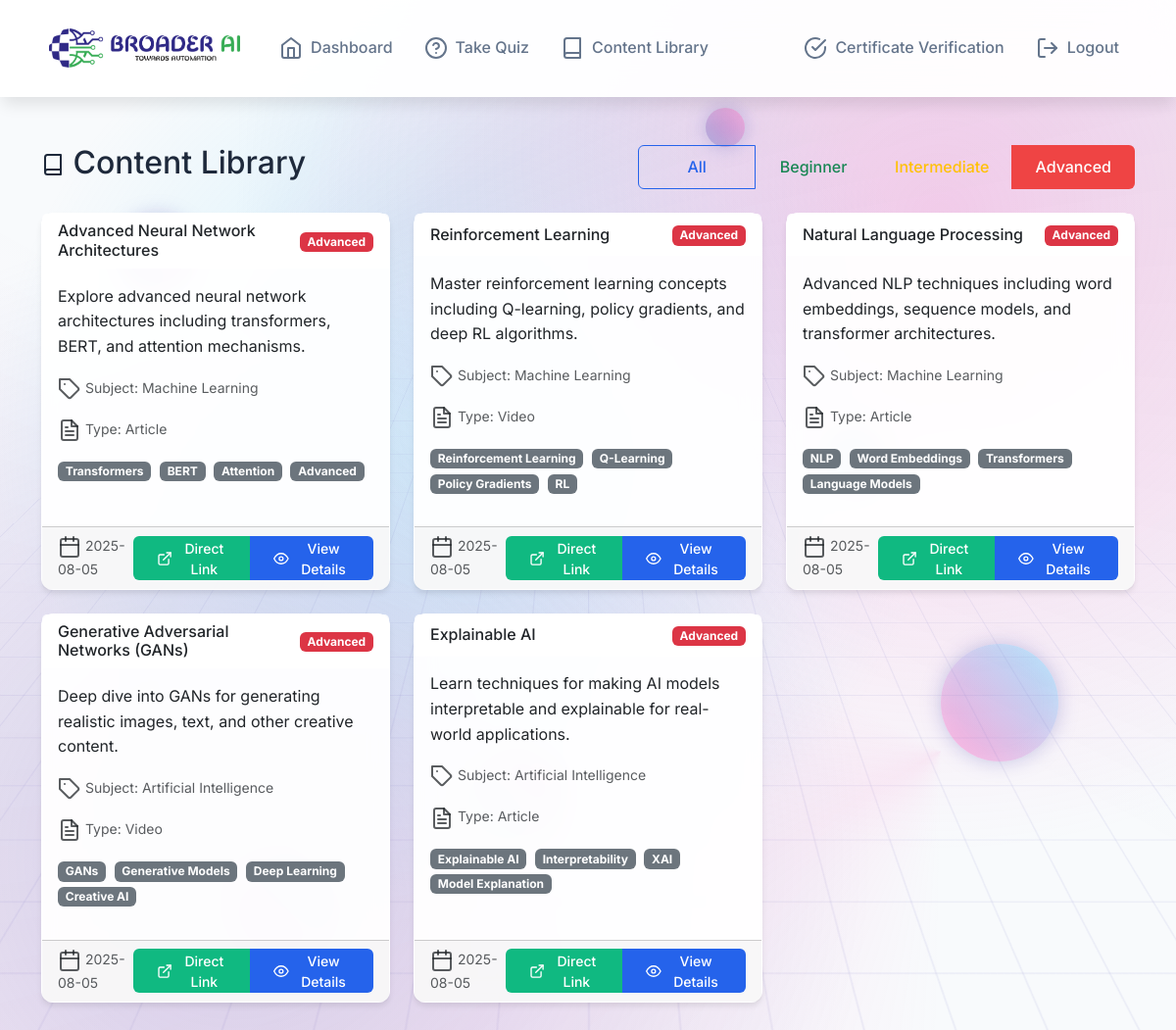
The page /content?difficulty=advanced (signed in) on the database its author committed.
### models.py (models this page shows)
class Content(db.Model):
    id = db.Column(db.Integer, primary_key=True)
    title = db.Column(db.String(200), nullable=False)
    description = db.Column(db.Text, nullable=False)
    content_type = db.Column(db.String(50), nullable=False)  # 'article', 'video', 'exercise'
    difficulty_level = db.Column(db.String(50), nullable=False)  # 'beginner', 'intermediate', 'advanced'
    subject = db.Column(db.String(100), nullable=False)
    tags = db.Column(db.Text)  # JSON string of tags
    content_url = db.Column(db.String(500), nullable=True)  # Direct link to content
    created_at = db.Column(db.DateTime, default=datetime.utcnow)
    quiz_questions = db.relationship('QuizQuestion', backref='content', lazy=True)

### routes.py (the view)
@app.route('/content')
@login_required
def content():
    difficulty_filter = request.args.get('difficulty', 'all')
    content_mgr = get_content_manager()
    if difficulty_filter == 'all':
        content_list = content_mgr.get_all_content()
    else:
        content_list = content_mgr.get_content_by_difficulty(difficulty_filter)
    return render_template('content.html',
                         content_list=content_list,
                         current_filter=difficulty_filter)

### app.py (called while the page is built)
@login_manager.user_loader
def load_user(user_id):
    from models import User
    return User.query.get(int(user_id))

@app.template_filter('from_json')
def from_json_filter(s):
    try:
        return json.loads(s) if s else []
    except (json.JSONDecodeError, TypeError):
        return []

### content_manager.py (called while the page is built)
def get_content_manager():
    global content_manager
    if content_manager is None:
        content_manager = ContentManager()
    return content_manager

    def get_content_by_difficulty(self, difficulty_level):
        return Content.query.filter_by(difficulty_level=difficulty_level).all()

### templates/content.html (shortened to what this page needs)
{% extends "base.html" %}
{% block content %}
<div class="row">
    <div class="col-12">
        <div class="d-flex justify-content-between align-items-center mb-4">
            <h2>
                <i data-feather="book"></i>
                Content Library
            </h2>
            <div class="btn-group" role="group">
                <a href="{{ url_for('content', difficulty='all') }}" class="btn btn-{{ 'primary' if current_filter == 'all' else 'outline-primary' }}">
                    All
                </a>
                <a href="{{ url_for('content', difficulty='beginner') }}" class="btn btn-{{ 'success' if current_filter == 'beginner' else 'outline-success' }}">
                    Beginner
                </a>
                <a href="{{ url_for('content', difficulty='intermediate') }}" class="btn btn-{{ 'warning' if current_filter == 'intermediate' else 'outline-warning' }}">
                    Intermediate
                </a>
                <a href="{{ url_for('content', difficulty='advanced') }}" class="btn btn-{{ 'danger' if current_filter == 'advanced' else 'outline-danger' }}">
                    Advanced
                </a>
            </div>
        </div>
    </div>
</div>
<div class="row">
    {% for content in content_list %}
    <div class="col-md-6 col-lg-4 mb-4">
        <div class="card h-100">
            <div class="card-header">
                <div class="d-flex justify-content-between align-items-center">
                    <h6 class="mb-0">{{ content.title }}</h6>
                    <div>
                        <span class="badge bg-{{ 'success' if content.difficulty_level == 'beginner' else 'warning' if content.difficulty_level == 'intermediate' else 'danger' }}">
                            {{ content.difficulty_level.title() }}
                        </span>
                    </div>
                </div>
            </div>
            <div class="card-body">
                <p class="card-text">{{ content.description }}</p>
                <div class="mb-3">
                    <small class="text-muted">
                        <i data-feather="tag"></i>
                        Subject: {{ content.subject }}
                    </small>
                </div>
                <div class="mb-3">
                    <small class="text-muted">
                        <i data-feather="file-text"></i>
                        Type: {{ content.content_type.title() }}
                    </small>
                </div>
                {% if content.tags %}
                <div class="mb-3">
                    {% for tag in content.tags|from_json %}
                    <span class="badge bg-secondary me-1">{{ tag }}</span>
                    {% endfor %}
                </div>
                {% endif %}
            </div>
            <div class="card-footer">
                <div class="d-flex justify-content-between align-items-center">
                    <small class="text-muted">
                        <i data-feather="calendar"></i>
                        {{ content.created_at.strftime('%Y-%m-%d') }}
                    </small>
                    <div class="btn-group" role="group">
                        {% if content.content_url %}
                        <a href="{{ content.content_url }}" class="btn btn-success btn-sm" target="_blank">
                            <i data-feather="external-link"></i>
                            Direct Link
                        </a>
                        {% endif %}
                        <a href="{{ url_for('view_content', content_id=content.id) }}" class="btn btn-primary btn-sm">
                            <i data-feather="eye"></i>
                            View Details
                        </a>
                    </div>
                </div>
            </div>
        </div>
    </div>
    {% endfor %}
</div>
{% endblock %}

### templates/base.html (style rules this page uses)
:root { --primary-color: #2563eb; --secondary-color: #64748b; --success-color: #10b981; --warning-color: #f59e0b; --danger-color: #ef4444; --gradient-primary: linear-gradient(135deg, #667eea 0%, #764ba2 100%); --gradient-secondary: linear-gradient(135deg, #f093fb 0%, #f5576c 100%); --gradient-accent: linear-gradient(135deg, #4facfe 0%, #00f2fe 100%); --light-bg: #f8fafc; --white: #ffffff; --border-color: #e2e8f0; --text-primary: #1e293b; --text-secondary: #64748b; --shadow-sm: 0 1px 2px 0 rgb(0 0 0 / 0.05); --shadow-md: 0 4px 6px -1px rgb(0 0 0 / 0.1); --shadow-lg: 0 10px 15px -3px rgb(0 0 0 / 0.1); --shadow-xl: 0 20px 25px -5px rgb(0 0 0 / 0.1); }
body { font-family: 'Inter', -apple-system, BlinkMacSystemFont, sans-serif; background: var(--light-bg); color: var(--text-primary); line-height: 1.6; position: relative; overflow-x: hidden; }
body::before { content: ""; position: fixed; top: 0; left: 0; width: 100%; height: 100%; z-index: -3; background: radial-gradient(circle at 20% 80%, rgba(120, 119, 198, 0.3) 0%, transparent 50%), radial-gradient(circle at 80% 20%, rgba(255, 119, 198, 0.3) 0%, transparent 50%), radial-gradient(circle at 40% 40%, rgba(120, 219, 255, 0.3) 0%, transparent 50%); animation: backgroundShift 20s ease-in-out infinite alternate; }
.btn { font-weight: 500; padding: 0.75rem 1.5rem; border-radius: 6px; transition: background-color 0.2s ease, color 0.2s ease; border: none; min-width: 120px; height: 45px; display: inline-flex; align-items: center; justify-content: center; gap: 0.5rem; text-decoration: none; cursor: pointer; }
.btn-primary { background: var(--primary-color); color: white; }
.btn-outline-primary { background: transparent; color: var(--primary-color); border: 1px solid var(--primary-color); }
.btn-success { background: var(--success-color); color: white; }
.btn-danger { background: var(--danger-color); color: white; }
.btn-lg, .btn-sm { font-weight: 500; padding: 0.75rem 1.5rem; border-radius: 6px; transition: background-color 0.2s ease, color 0.2s ease; border: none; min-width: 120px; height: 45px; display: inline-flex; align-items: center; justify-content: center; gap: 0.5rem; }
.card { background: rgba(255, 255, 255, 0.95); border: 1px solid rgba(255, 255, 255, 0.3); border-radius: 12px; box-shadow: var(--shadow-md); backdrop-filter: blur(10px); }
.card-header { background: rgba(255, 255, 255, 0.8); border-bottom: 1px solid rgba(255, 255, 255, 0.3); font-weight: 600; backdrop-filter: blur(10px); }

### rows shown on the page
Content: title "Advanced Neural Network Architectures", difficulty_level "Advanced", description "Explore advanced neural network architectures including transformers, BERT, and attention mechanisms.", subject "Machine Learning", content_type "Article", tags "Transformers" "BERT" "Attention" "Advanced", created_at "2025-08-05"
Content: title "Reinforcement Learning", difficulty_level "Advanced", description "Master reinforcement learning concepts including Q-learning, policy gradients, and deep RL algorithms.", subject "Machine Learning", content_type "Video", tags "Reinforcement Learning" "Q-Learning" "Policy Gradients" "RL", created_at "2025-08-05"
Content: title "Natural Language Processing", difficulty_level "Advanced", description "Advanced NLP techniques including word embeddings, sequence models, and transformer architectures.", subject "Machine Learning", content_type "Article", tags "NLP" "Word Embeddings" "Transformers" "Language Models", created_at "2025-08-05"
Content: title "Generative Adversarial Networks (GANs)", difficulty_level "Advanced", description "Deep dive into GANs for generating realistic images, text, and other creative content.", subject "Artificial Intelligence", content_type "Video", tags "GANs" "Generative Models" "Deep Learning" "Creative AI", created_at "2025-08-05"
Content: title "Explainable AI", difficulty_level "Advanced", description "Learn techniques for making AI models interpretable and explainable for real-world applications.", subject "Artificial Intelligence", content_type "Article", tags "Explainable AI" "Interpretability" "XAI" "Model Explanation", created_at "2025-08-05"
